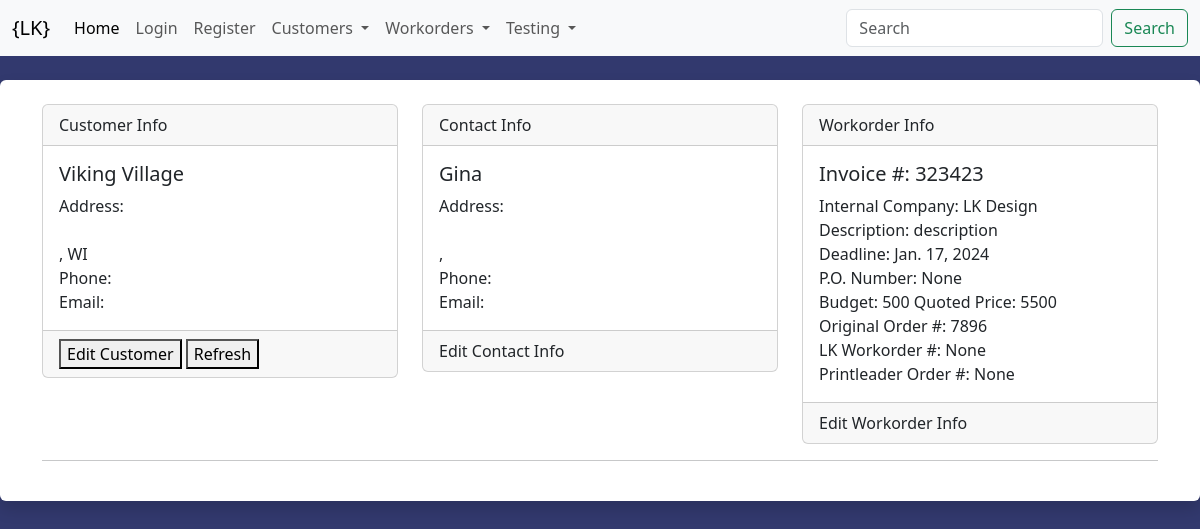
/workorders/items/323423, run on the app's committed database.
### customers/models.py (models this page shows, shortened)
class Customer(models.Model):
    company_name = models.CharField('Company Name', max_length=100, blank=True, null=False)
    first_name = models.CharField('First Name', max_length=100, blank=True, null=False)
    last_name = models.CharField('Last Name', max_length=100, blank=True, null=False)
    address1 = models.CharField('Address 1', max_length=100, blank=True, null=False)
    address2 = models.CharField('Adddress 2', max_length=100, blank=True, null=False)
    city = models.CharField('City', max_length=100, blank=True, null=False)
    state = models.CharField('State', max_length=100, blank = True, null=False)
    zipcode = models.CharField('Zipcode', max_length=100, blank=True, null=False)
    phone1 = models.CharField('Phone 1', max_length=100, blank=True, null=False)
    phone2 = models.CharField('Phone 2', max_length=100, blank=True, null=False)
    email = models.EmailField('Email', max_length=100, blank=True, null=False)
    website = models.URLField('Website', max_length=100, blank=True, null=False)
    po_number = models.CharField('PO Number', max_length=100, blank=True, null=False)
    created = models.DateTimeField(auto_now_add=True, blank=False, null=False)
    updated = models.DateTimeField(auto_now = True, blank=False, null=False)
    active = models.BooleanField(default=True)

class Contact(models.Model):
    customer = models.ForeignKey(Customer, blank=False, null=False, on_delete=models.CASCADE, related_name='contacts')
    fname = models.CharField('First Name', max_length=100, blank=True, null=False)
    lname = models.CharField('Last Name', max_length=100, blank=True, null=False)
    address1 = models.CharField('Address 1', max_length=100, blank=True, null=False)
    address2 = models.CharField('Adddress 2', max_length=100, blank=True, null=False)
    city = models.CharField('City', max_length=100, blank=True, null=False)
    state = models.CharField('State', max_length=100, blank = True, null=False)
    zipcode = models.CharField('Zipcode', max_length=100, blank=True, null=False)
    phone1 = models.CharField('Phone', max_length=100, blank=True, null=False)
    email = models.EmailField('Email', max_length=100, blank=True, null=False)
    created = models.DateTimeField(auto_now_add=True, blank=False, null=False)
    updated = models.DateTimeField(auto_now = True, blank=False, null=False)

### workorders/models.py (models this page shows, shortened)
class Workorder(models.Model):
    customer = models.ForeignKey(Customer, blank=False, null=False, on_delete=models.CASCADE, related_name='workorders')
    contact = models.ForeignKey(Contact, blank=True, null=True, on_delete=models.SET_NULL)
    hr_customer = models.CharField('Customer Name', max_length=100, blank=True, null=True,)
    hr_contact = models.CharField('Contact Name', max_length=100, blank=True, null=True,)
    workorder = models.CharField('Workorder', max_length=100, blank=False, null=False, unique=True)
    internal_company = models.CharField('Internal Company', choices=[('LK Design', 'LK Design'), ('Krueger Printing', 'Krueger Printing')], max_length=100, blank=False, null=False)
    description = models.CharField('Description', max_length=100, blank=True, null=True)
    deadline = models.DateField('Deadline', blank=True, null=True)
    po_number = models.CharField('PO Number', max_length=100, blank=True, null=True)
    budget = models.CharField('Budget', max_length=100, blank=True, null=True)
    quoted_price = models.CharField('Quoted Price', max_length=100, blank=True, null=True)
    original_order = models.CharField('Original Order', max_length=100, blank=True, null=True)
    lk_workorder = models.CharField('LK Workorder', max_length=100, blank=True, null=True)
    printleader_workorder = models.CharField('Printleader', max_length=100, blank=True, null=True)

### workorders/views.py (the view)
# urls.py: path("items/", workorder_list, name='workorder_list'),
def items(request, id):
    workorder = Workorder.objects.get(workorder=id)
    customer = Customer.objects.get(id=workorder.customer_id)
    if workorder.contact_id:
        contact = Contact.objects.get(id=workorder.contact_id)
    else:
        contact = ''
    context = {
            'workorder': workorder,
            'customer': customer,
            'contact': contact,
        }
    return render(request, "workorders/items.html", context)

### templates/workorders/items.html (shortened to what this page needs)
{% extends "base.html" %}
{% load crispy_forms_tags %}
{% block content %}
{% include 'workorders/partials/customer_info.html' %}
{% endblock content %}

### templates/workorders/partials/customer_info.html (shortened to what this page needs)
<div class="row">
    <div class="col-md-4 mb-sm-0">
        <div class="card">
            <div class="card-header">
            Customer Info
            </div>
            <div class="card-body" id="custinfo" hx-trigger="CustomerEdit from:body" hx-target="this" >
                {% include 'workorders/partials/cust_info.html' %}
            </div>
            <div class="card-footer">
                <button hx-get="{% url 'workorders:edit_customer' %}?customer={{ customer.id }}" hx-target="#dialog">Edit Customer</button>
                <button hx-get="{% url 'workorders:cust_info' %}?customer={{ customer.id }}" hx-target="#custinfo">Refresh</button>
            </div>
        </div>
    </div>
    <div class="col-md-4">
        <div class="card">
            <div class="card-header">
            Contact Info
            </div>
            <div class="card-body">
                <h5 class="card-title">{% if contact %}{{ contact.fname}} {% if contact.lname %}{{contact.lname }}{% endif %}</h5>
                <p class="card-text">
                    Address: {{ contact.address1 }} <br/>
                    {% if contact.address2 %}{{contact.address2}}{% endif %}<br/>
                    {{ contact.city }}, {{contact.state}} {{contact.zipcode }}<br/>
                    Phone: {{ contact.phone1 }}<br/>
                    Email: {{ contact.email }}<br/>
                    {% endif %}
            </div>
            <div class="card-footer">Edit Contact Info</div>
        </div>
    </div>
    <div class="col-md-4">
        <div class="card">
            <div class="card-header">
            Workorder Info
            </div>
            <div class="card-body">
                <h5 class="card-title">Invoice #: {{ workorder.workorder }}</h5>
                <p class="card-text">
                        Internal Company: {{ workorder.internal_company }}<br/>
                        Description: {{ workorder.description }}<br/>
                        Deadline: {{ workorder.deadline }}<br/>
                        P.O. Number: {{ workorder.po_number }}<br/>
                        Budget: {{ workorder.budget }} Quoted Price: {{ workorder.quoted_price }}<br/>
                        Original Order #: {{ workorder.original_order }}<br/>
                        LK Workorder #: {{ workorder.lk_workorder }}<br/>
                        Printleader Order #: {{ workorder.printleader_workorder }}
            </div>
            <div class="card-footer">Edit Workorder Info</div>
        </div>
    </div>
</div>
<hr>

### templates/workorders/partials/cust_info.html
<h5 class="card-title">{% if customer.company_name %}{{ customer.company_name }}</h5>
            <p class="card-text">
                Address: {{ customer.address1 }} <br/>
                {% if customer.address2 %}{{customer.address2}}{% endif %}<br/>
                {{ customer.city }}, {{customer.state}} {{customer.zipcode }}<br/>
                Phone: {{ customer.phone1 }}<br/>
                Email: {{ customer.email }}<br/>
                {% endif %}

### templates/base.html (style rules this page uses)
body { background: #32396e; }

### data on the page
Customer: company_name "Viking Village", state "WI"
Contact: fname "Gina"
Workorder: workorder "323423", internal_company "LK Design", description "description", deadline "Jan. 17, 2024", po_number "None", budget "500", quoted_price "5500", original_order "7896", lk_workorder "None", printleader_workorder "None"
